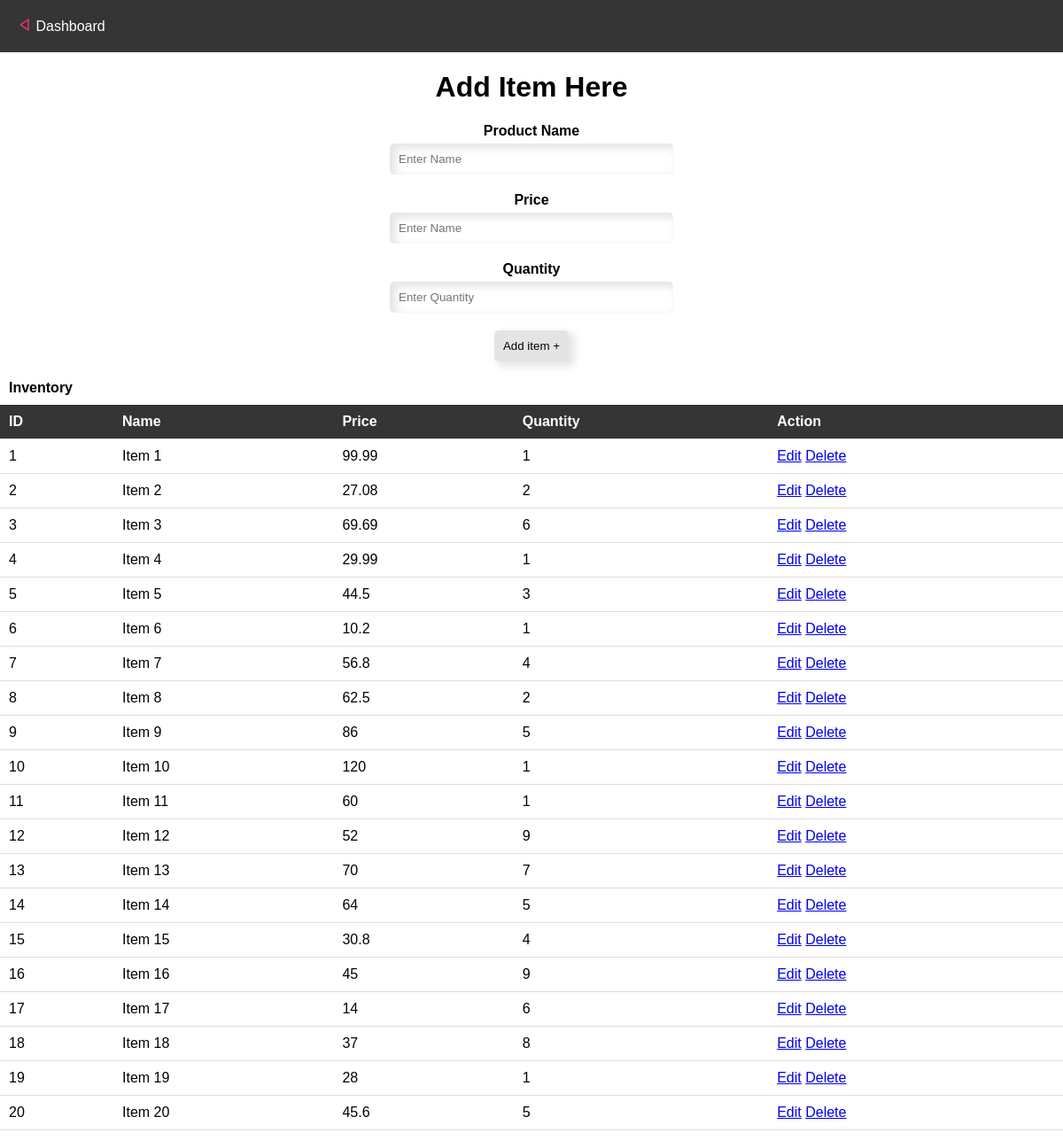
Page /table.php (signed in) on the committed database.
### tables this page shows
CREATE TABLE `product` (
  `product_id` int(20) NOT NULL,
  `product_name` varchar(30) NOT NULL,
  `price` float NOT NULL,
  `quantity` int(10) NOT NULL
);

### table.php (the view, shortened to what this page needs)
<!DOCTYPE html>
<html>
<head>
    <link href='https://unpkg.com/boxicons@2.1.4/css/boxicons.min.css' rel='stylesheet'>
</head>
<body>
    <div class="navbar">
        <a href="index.php"><i class='bx bx-left-arrow bx-fade-down' ></i> Dashboard</a>
    </div>
    <h1>Add Item Here</h1>
    <form method="POST" action="additem.php">
        <div class="form-group">
            <label for="name">Product Name</label>
            <input type="text" class="form-control" name="product_name" placeholder="Enter Name">
        </div>
        <div class="form-group">
            <label for="name">Price</label>
            <input type="text" class="form-control" name="price" min="1" max="999.99" placeholder="Enter Name">
        </div>
        <div class="form-group">
            <label for="name">Quantity</label>
            <input type="number" class="form-control" name="quant" id="quant" min="1" max="999.99" placeholder="Enter Quantity">
        </div>
        <button type="submit" class="btn btn-default" name="add">Add item +</button>
    </form>
    <div class="main-content-inner">
        <div class="row">
            <div class="col-lg-6 mt-5">
                <div class="card">
                    <div class="card-body">
                        <h4 class="header-title">Inventory</h4>
                        <div class="single-table">
                            <div class="table-responsive">
                                <table class="table text-dark text-center">
                                    <thead class="text-uppercase">
                                        <tr class="table-active">
                                            <th scope="col">ID</th>
                                            <th scope="col">Name</th>
                                            <th scope="col">Price</th>
                                            <th scope="col">Quantity</th>
                                            <th scope="col">Action</th>
                                        </tr>
                                    </thead>
                                    <tbody>
                                        <?php
                                        $conn = new mysqli("localhost", "root", "", "inventorymanagement");
                                        $sql = "SELECT * FROM product";
                                        $result = $conn->query($sql);
                                        $count = 0;
                                        if ($result->num_rows > 0) {
                                            while ($row = $result->fetch_assoc()) {
                                                $count++;
                                        ?>
                                                <tr>
                                                    <td><?php echo $count ?></td>
                                                    <td><?php echo $row["product_name"] ?></td>
                                                    <td><?php echo $row["price"] ?></td>
                                                    <td><?php echo $row["quantity"] ?></td>
                                                    <td>
                                                        <a href="edit.php?id=<?php echo $row["product_id"] ?>">Edit</a>
                                                        <a href="deleteitem.php?id=<?php echo $row["product_id"] ?>">Delete</a>
                                                    </td>
                                                </tr>
                                        <?php
                                            }
                                        }
                                        ?>
                                    </tbody>
                                </table>
                            </div>
                        </div>
                    </div>
                </div>
            </div>
        </div>
    </div>
</body>
</html>

### table.php (style rules this page uses)
body { font-family: Arial, sans-serif; margin: 0; padding: 0; }
.navbar { background-color: #353535; padding: 20px; }
.navbar a { text-decoration: none; color: #fff; margin-right: 20px; }
.navbar i { font-text-decoration: none; color: #FE347E; }
h1 { text-align: center; }
h4 { margin-left: 10px; }
form { margin-bottom: 20px; text-align: center; }
.form-group { margin-bottom: 20px; }
.form-group label { display: block; font-weight: bold; margin-bottom: 5px; }
.form-group input[type="text"], .form-group input[type="number"] { width: 25%; padding: 10px; border: none; border-radius: 5px; box-shadow: inset 5px 4px 9px 2px rgba(0, 0, 0, 0.1); }
.btn-default { border: none; border-radius: 5px; background-color: #e4e4e4; padding: 10px; box-shadow: 5px 4px 9px 2px rgba(0, 0, 0, 0.1); }
table { width: 100%; border-collapse: collapse; }
th, td { padding: 10px; border-bottom: 1px solid #ddd; }
th { background-color: #353535; color: #fff; text-align: left; }
.card { margin-bottom: 20px; }
.header-title { margin-bottom: 10px; }
.single-table { overflow-x: auto; }

### rows in the picture
product: product_name "Item 1", price "99.99", quantity "1"
product: product_name "Item 2", price "27.08", quantity "2"
product: product_name "Item 3", price "69.69", quantity "6"
product: product_name "Item 4", price "29.99", quantity "1"
product: product_name "Item 5", price "44.5", quantity "3"
product: product_name "Item 6", price "10.2", quantity "1"
product: product_name "Item 7", price "56.8", quantity "4"
product: product_name "Item 8", price "62.5", quantity "2"
product: product_name "Item 9", price "86", quantity "5"
product: product_name "Item 10", price "120", quantity "1"
product: product_name "Item 11", price "60", quantity "1"
product: product_name "Item 12", price "52", quantity "9"
product: product_name "Item 13", price "70", quantity "7"
product: product_name "Item 14", price "64", quantity "5"
product: product_name "Item 15", price "30.8", quantity "4"
product: product_name "Item 16", price "45", quantity "9"
product: product_name "Item 17", price "14", quantity "6"
product: product_name "Item 18", price "37", quantity "8"
product: product_name "Item 19", price "28", quantity "1"
product: product_name "Item 20", price "45.6", quantity "5"
